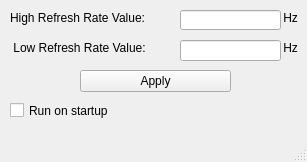
<?xml version="1.0" encoding="UTF-8"?>
<ui version="4.0">
 <class>MainWindow</class>
 <widget class="QMainWindow" name="MainWindow">
  <property name="geometry">
   <rect>
    <x>0</x>
    <y>0</y>
    <width>307</width>
    <height>162</height>
   </rect>
  </property>
  <property name="windowTitle">
   <string>MainWindow</string>
  </property>
  <widget class="QWidget" name="centralwidget">
   <widget class="QLineEdit" name="high">
    <property name="geometry">
     <rect>
      <x>180</x>
      <y>10</y>
      <width>101</width>
      <height>20</height>
     </rect>
    </property>
    <property name="text">
     <string/>
    </property>
   </widget>
   <widget class="QLineEdit" name="low">
    <property name="geometry">
     <rect>
      <x>180</x>
      <y>40</y>
      <width>101</width>
      <height>21</height>
     </rect>
    </property>
    <property name="text">
     <string/>
    </property>
   </widget>
   <widget class="QLabel" name="label">
    <property name="geometry">
     <rect>
      <x>10</x>
      <y>10</y>
      <width>141</width>
      <height>16</height>
     </rect>
    </property>
    <property name="text">
     <string>High Refresh Rate Value: </string>
    </property>
   </widget>
   <widget class="QLabel" name="label_2">
    <property name="geometry">
     <rect>
      <x>10</x>
      <y>40</y>
      <width>151</width>
      <height>16</height>
     </rect>
    </property>
    <property name="text">
     <string> Low Refresh Rate Value: </string>
    </property>
   </widget>
   <widget class="QCheckBox" name="startup">
    <property name="geometry">
     <rect>
      <x>10</x>
      <y>100</y>
      <width>151</width>
      <height>21</height>
     </rect>
    </property>
    <property name="text">
     <string>Run on startup</string>
    </property>
   </widget>
   <widget class="QPushButton" name="apply">
    <property name="geometry">
     <rect>
      <x>80</x>
      <y>70</y>
      <width>151</width>
      <height>22</height>
     </rect>
    </property>
    <property name="text">
     <string>Apply</string>
    </property>
   </widget>
   <widget class="QLabel" name="label_3">
    <property name="geometry">
     <rect>
      <x>280</x>
      <y>10</y>
      <width>21</width>
      <height>16</height>
     </rect>
    </property>
    <property name="text">
     <string> Hz</string>
    </property>
   </widget>
   <widget class="QLabel" name="label_4">
    <property name="geometry">
     <rect>
      <x>280</x>
      <y>40</y>
      <width>21</width>
      <height>16</height>
     </rect>
    </property>
    <property name="text">
     <string> Hz</string>
    </property>
   </widget>
  </widget>
  <widget class="QMenuBar" name="menubar">
   <property name="geometry">
    <rect>
     <x>0</x>
     <y>0</y>
     <width>307</width>
     <height>20</height>
    </rect>
   </property>
  </widget>
  <widget class="QStatusBar" name="statusbar"/>
 </widget>
 <resources/>
 <connections/>
</ui>
